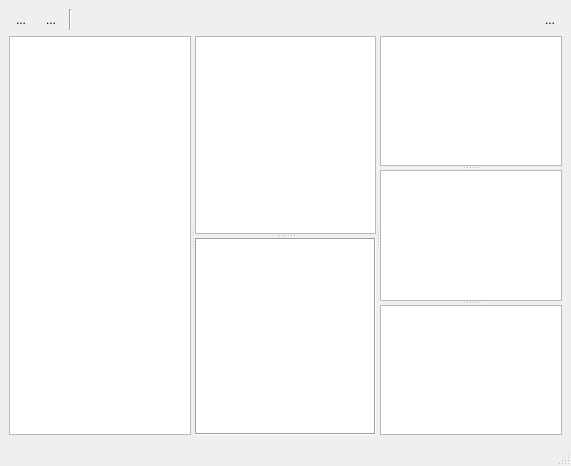
<?xml version="1.0" encoding="UTF-8"?>
<ui version="4.0">
 <class>MainWindow</class>
 <widget class="QMainWindow" name="MainWindow">
  <property name="geometry">
   <rect>
    <x>0</x>
    <y>0</y>
    <width>571</width>
    <height>466</height>
   </rect>
  </property>
  <property name="sizePolicy">
   <sizepolicy hsizetype="Expanding" vsizetype="Preferred">
    <horstretch>0</horstretch>
    <verstretch>0</verstretch>
   </sizepolicy>
  </property>
  <property name="acceptDrops">
   <bool>false</bool>
  </property>
  <property name="windowTitle">
   <string>File organizer - ...</string>
  </property>
  <property name="toolButtonStyle">
   <enum>Qt::ToolButtonIconOnly</enum>
  </property>
  <widget class="QWidget" name="centralwidget">
   <layout class="QGridLayout" name="gridLayout">
    <item row="0" column="0">
     <layout class="QHBoxLayout" name="horizontalLayout">
      <item>
       <widget class="QToolButton" name="btnScanFiles">
        <property name="focusPolicy">
         <enum>Qt::ClickFocus</enum>
        </property>
        <property name="toolTip">
         <string>Scan disk for files</string>
        </property>
        <property name="text">
         <string>...</string>
        </property>
        <property name="icon">
         <iconset>
          <normalon>:/image/res/Update.png</normalon>
         </iconset>
        </property>
        <property name="iconSize">
         <size>
          <width>24</width>
          <height>24</height>
         </size>
        </property>
        <property name="autoRaise">
         <bool>true</bool>
        </property>
       </widget>
      </item>
      <item>
       <widget class="QToolButton" name="btnFilter">
        <property name="focusPolicy">
         <enum>Qt::ClickFocus</enum>
        </property>
        <property name="toolTip">
         <string>Select files/Push and hold for options</string>
        </property>
        <property name="text">
         <string>...</string>
        </property>
        <property name="icon">
         <iconset>
          <normalon>:/image/res/Filter.png</normalon>
         </iconset>
        </property>
        <property name="iconSize">
         <size>
          <width>24</width>
          <height>24</height>
         </size>
        </property>
        <property name="autoRaise">
         <bool>true</bool>
        </property>
       </widget>
      </item>
      <item>
       <widget class="Line" name="line_2">
        <property name="orientation">
         <enum>Qt::Vertical</enum>
        </property>
       </widget>
      </item>
      <item>
       <spacer name="horizontalSpacer">
        <property name="orientation">
         <enum>Qt::Horizontal</enum>
        </property>
        <property name="sizeHint" stdset="0">
         <size>
          <width>40</width>
          <height>20</height>
         </size>
        </property>
       </spacer>
      </item>
      <item>
       <widget class="QToolButton" name="btnOption">
        <property name="focusPolicy">
         <enum>Qt::ClickFocus</enum>
        </property>
        <property name="toolTip">
         <string>Settings</string>
        </property>
        <property name="text">
         <string>...</string>
        </property>
        <property name="icon">
         <iconset>
          <normalon>:/image/res/menu.png</normalon>
         </iconset>
        </property>
        <property name="iconSize">
         <size>
          <width>24</width>
          <height>24</height>
         </size>
        </property>
        <property name="popupMode">
         <enum>QToolButton::InstantPopup</enum>
        </property>
        <property name="autoRaise">
         <bool>true</bool>
        </property>
       </widget>
      </item>
     </layout>
    </item>
    <item row="1" column="0">
     <widget class="QSplitter" name="main_splitter">
      <property name="orientation">
       <enum>Qt::Horizontal</enum>
      </property>
      <widget class="QTreeView" name="dirTree">
       <property name="font">
        <font>
         <pointsize>10</pointsize>
        </font>
       </property>
       <property name="contextMenuPolicy">
        <enum>Qt::CustomContextMenu</enum>
       </property>
       <property name="toolTip">
        <string/>
       </property>
       <property name="editTriggers">
        <set>QAbstractItemView::NoEditTriggers</set>
       </property>
       <property name="dragEnabled">
        <bool>true</bool>
       </property>
       <property name="dragDropMode">
        <enum>QAbstractItemView::DragDrop</enum>
       </property>
       <property name="defaultDropAction">
        <enum>Qt::CopyAction</enum>
       </property>
       <property name="selectionMode">
        <enum>QAbstractItemView::ExtendedSelection</enum>
       </property>
       <property name="textElideMode">
        <enum>Qt::ElideLeft</enum>
       </property>
       <property name="indentation">
        <number>16</number>
       </property>
       <property name="uniformRowHeights">
        <bool>true</bool>
       </property>
      </widget>
      <widget class="QSplitter" name="splitter_files">
       <property name="orientation">
        <enum>Qt::Vertical</enum>
       </property>
       <widget class="QTreeView" name="filesList">
        <property name="contextMenuPolicy">
         <enum>Qt::CustomContextMenu</enum>
        </property>
        <property name="toolTip">
         <string/>
        </property>
        <property name="dragEnabled">
         <bool>true</bool>
        </property>
        <property name="dragDropMode">
         <enum>QAbstractItemView::DragOnly</enum>
        </property>
        <property name="selectionMode">
         <enum>QAbstractItemView::ExtendedSelection</enum>
        </property>
        <property name="indentation">
         <number>3</number>
        </property>
        <property name="uniformRowHeights">
         <bool>true</bool>
        </property>
        <property name="sortingEnabled">
         <bool>true</bool>
        </property>
        <property name="expandsOnDoubleClick">
         <bool>false</bool>
        </property>
        <attribute name="headerStretchLastSection">
         <bool>false</bool>
        </attribute>
       </widget>
       <widget class="QTextBrowser" name="commentField">
        <property name="focusPolicy">
         <enum>Qt::ClickFocus</enum>
        </property>
        <property name="toolTip">
         <string/>
        </property>
        <property name="frameShape">
         <enum>QFrame::Box</enum>
        </property>
        <property name="frameShadow">
         <enum>QFrame::Sunken</enum>
        </property>
        <property name="readOnly">
         <bool>true</bool>
        </property>
        <property name="textInteractionFlags">
         <set>Qt::TextBrowserInteraction</set>
        </property>
       </widget>
      </widget>
      <widget class="QSplitter" name="opt_splitter">
       <property name="orientation">
        <enum>Qt::Vertical</enum>
       </property>
       <widget class="QTreeView" name="extList">
        <property name="enabled">
         <bool>true</bool>
        </property>
        <property name="focusPolicy">
         <enum>Qt::ClickFocus</enum>
        </property>
        <property name="contextMenuPolicy">
         <enum>Qt::CustomContextMenu</enum>
        </property>
        <property name="toolTip">
         <string/>
        </property>
        <property name="selectionMode">
         <enum>QAbstractItemView::ExtendedSelection</enum>
        </property>
        <property name="indentation">
         <number>10</number>
        </property>
       </widget>
       <widget class="QTreeView" name="tagsList">
        <property name="focusPolicy">
         <enum>Qt::ClickFocus</enum>
        </property>
        <property name="contextMenuPolicy">
         <enum>Qt::CustomContextMenu</enum>
        </property>
        <property name="toolTip">
         <string/>
        </property>
        <property name="selectionMode">
         <enum>QAbstractItemView::ExtendedSelection</enum>
        </property>
        <property name="indentation">
         <number>0</number>
        </property>
       </widget>
       <widget class="QTreeView" name="authorsList">
        <property name="focusPolicy">
         <enum>Qt::ClickFocus</enum>
        </property>
        <property name="contextMenuPolicy">
         <enum>Qt::CustomContextMenu</enum>
        </property>
        <property name="toolTip">
         <string/>
        </property>
        <property name="selectionMode">
         <enum>QAbstractItemView::ExtendedSelection</enum>
        </property>
        <property name="indentation">
         <number>0</number>
        </property>
        <property name="expandsOnDoubleClick">
         <bool>false</bool>
        </property>
       </widget>
      </widget>
     </widget>
    </item>
   </layout>
  </widget>
  <widget class="QStatusBar" name="statusbar"/>
  <action name="actionOpenDB">
   <property name="icon">
    <iconset resource="res2.qrc">
     <normaloff>:/image/res/Database.png</normaloff>
     <normalon>:/image/Database.png</normalon>:/image/res/Database.png</iconset>
   </property>
   <property name="text">
    <string>OpenDB</string>
   </property>
   <property name="toolTip">
    <string>Open DB</string>
   </property>
   <property name="shortcut">
    <string>Ctrl+O</string>
   </property>
  </action>
  <action name="actionScanFiles">
   <property name="icon">
    <iconset resource="res2.qrc">
     <normaloff>:/image/res/Update.png</normaloff>
     <normalon>:/image/Update.png</normalon>:/image/res/Update.png</iconset>
   </property>
   <property name="text">
    <string>ScanFiles</string>
   </property>
   <property name="toolTip">
    <string>Scan Files</string>
   </property>
  </action>
  <action name="actionFileFilter">
   <property name="icon">
    <iconset resource="res2.qrc">
     <normaloff>:/image/res/Filter.png</normaloff>
     <normalon>:/image/Filter.png</normalon>:/image/res/Filter.png</iconset>
   </property>
   <property name="text">
    <string>File filter</string>
   </property>
   <property name="toolTip">
    <string>File filter</string>
   </property>
  </action>
 </widget>
 <resources>
  <include location="res2.qrc"/>
 </resources>
 <connections>
  <connection>
   <sender>btnScanFiles</sender>
   <signal>clicked()</signal>
   <receiver>actionScanFiles</receiver>
   <slot>trigger()</slot>
   <hints>
    <hint type="sourcelabel">
     <x>53</x>
     <y>19</y>
    </hint>
    <hint type="destinationlabel">
     <x>-1</x>
     <y>-1</y>
    </hint>
   </hints>
  </connection>
  <connection>
   <sender>btnFilter</sender>
   <signal>clicked()</signal>
   <receiver>actionFileFilter</receiver>
   <slot>trigger()</slot>
   <hints>
    <hint type="sourcelabel">
     <x>84</x>
     <y>19</y>
    </hint>
    <hint type="destinationlabel">
     <x>-1</x>
     <y>-1</y>
    </hint>
   </hints>
  </connection>
 </connections>
</ui>
